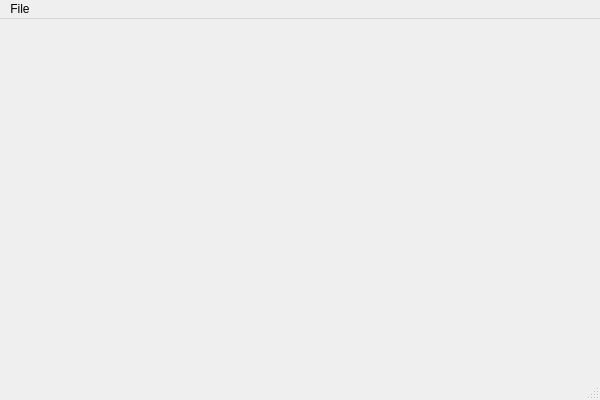
<?xml version="1.0" encoding="UTF-8"?>
<ui version="4.0">
 <class>QtObjLoaderClass</class>
 <widget class="QMainWindow" name="QtObjLoaderClass">
  <property name="geometry">
   <rect>
    <x>0</x>
    <y>0</y>
    <width>600</width>
    <height>400</height>
   </rect>
  </property>
  <property name="windowTitle">
   <string>QtObjLoader</string>
  </property>
  <widget class="QWidget" name="centralWidget"/>
  <widget class="QMenuBar" name="menuBar">
   <property name="geometry">
    <rect>
     <x>0</x>
     <y>0</y>
     <width>600</width>
     <height>23</height>
    </rect>
   </property>
   <widget class="QMenu" name="menuOpen">
    <property name="title">
     <string>File</string>
    </property>
    <addaction name="actionOpenFile"/>
   </widget>
   <addaction name="menuOpen"/>
  </widget>
  <widget class="QStatusBar" name="statusBar"/>
  <action name="actionOpenFile">
   <property name="text">
    <string>&amp;Open File</string>
   </property>
  </action>
 </widget>
 <layoutdefault spacing="6" margin="11"/>
 <resources>
  <include location="qtobjloader.qrc"/>
 </resources>
 <connections/>
</ui>
